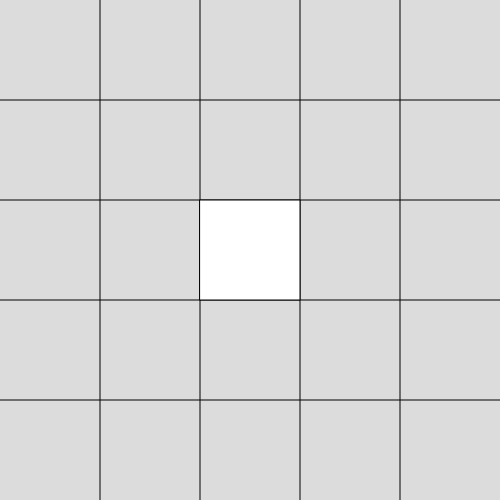
Frame 1 (no input)
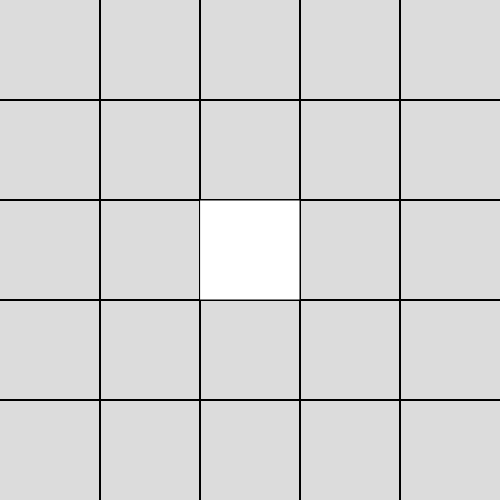
Frame 60 (no input)
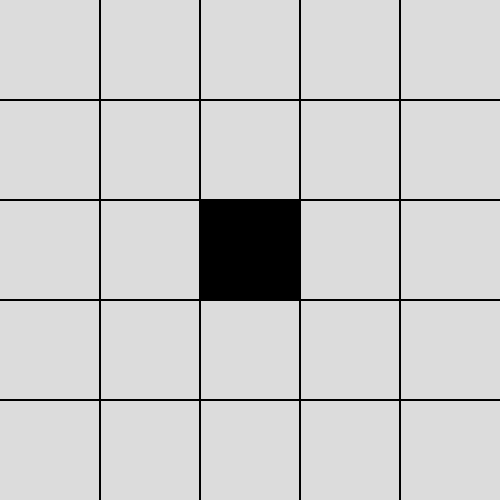
Frame 120 (the mouse pressed at the canvas centre since frame 60)

The p5.js sketch that drew these frames (run headless with seeded random() and noise() and a simulated clock; from frame 60 on, the mouse is pressed at the canvas centre):

// p5.js sketch
// ── sketch.js
function setup() {
  createCanvas(500, 500);
  background(220);
}

function draw() {
  line(0, 100, 500, 100);
  line(0, 200, 500, 200);
  line(0, 300, 500, 300);
  line(0, 400, 500, 400);
  line(100, 0, 100, 500);
  line(200, 0, 200, 500);
  line(300, 0, 300, 500);
  line(400, 0, 400, 500);

  let x = mouseX;
  let y = mouseY;
  if (x > 200 && y > 200 && x < 400 && y < 400) {
    fill(0);
  } else {
    fill(255);
  }
  rect(200, 200, 100, 100);
}
